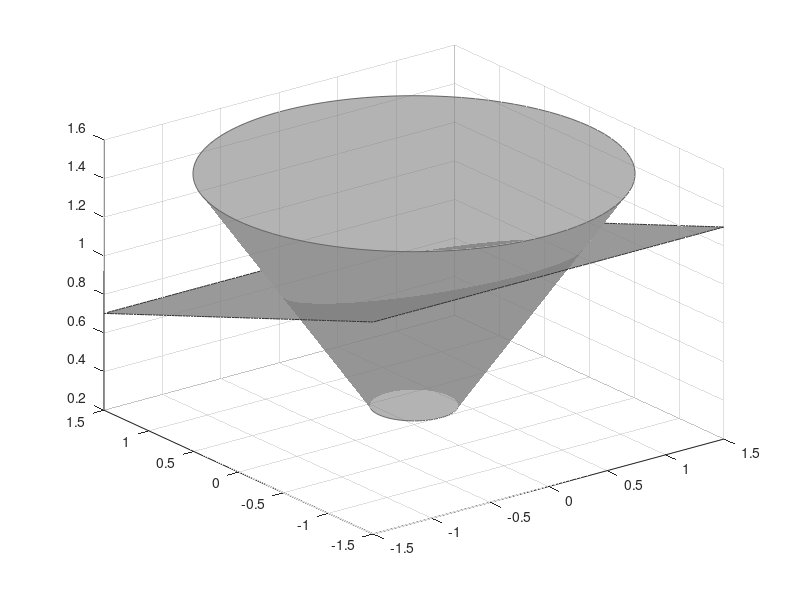

Write the MATLAB code that produced this figure. (Note: this script raises an error after producing the figure.)
%% plot double-cone
clf

dcone = @(z,al) reshape([z.*cos(al) z.*sin(al) z], [size(z) 3]);
z  = linspace(0.3,1.5,50);
al = linspace(0,2*pi,100);
[Z AL] = meshgrid(z,al);
XX = dcone(Z,AL);
surf(XX(:,:,1), XX(:,:,2), XX(:,:,3), 'FaceColor', 0.5*[1 1 1], ... %'g', ...
	'FaceAlpha', 0.6, 'LineStyle', 'none')
hold on
plot3(XX(:,end,1), XX(:,end,2), XX(:,end,3), 'Color', 0.4*[1 1 1], ...
	'LineWidth', 0.5);
plot3(XX(:,1,1), XX(:,1,2), XX(:,1,3), 'Color', 0.4*[1 1 1], ...
	'LineWidth', 0.5);
hold off

aplane = @(y,al) (1-tan(al)*y);
x = linspace(-1.5, 1.5, 100);
y = linspace(-1.5, 1.5, 100);
[X Y] = meshgrid(x, y);
Z = aplane(Y, pi/16);
hold on
surf(X, Y, Z, 'FaceColor', 0.5*[1 1 1], ... %'b', ...
	'FaceAlpha', 0.8, 'LineStyle', 'none')
plot3(X(:,end), Y(:,end), Z(:,end), 'Color', 0.2*[1 1 1], ...
	'LineWidth', 0.5);
plot3(X(:,1), Y(:,1), Z(:,1), 'Color', 0.2*[1 1 1], ...
	'LineWidth', 0.5);
plot3(X(end,:), Y(end,:), Z(end,:), 'Color', 0.2*[1 1 1], ...
	'LineWidth', 0.5);
plot3(X(1,:), Y(1,:), Z(1,:), 'Color', 0.2*[1 1 1], ...
	'LineWidth', 0.5);
hold off

lighting phong; % flat gouraud phong
light('Position',[   1 0.5  1.6], 'Color',   1*[1 1 1],'Style','local');
light('Position',[   2 0.5 -0.5], 'Color', 0.6*[1 1 1],'Style','local');
light('Position',[ 1.5 0.5   -1], 'Color', 0.4*[1 1 1],'Style','infinite');
light('Position',[   0   0   -1], 'Color', 0.2*[1 1 1],'Style','infinite');

view([135 10]);
drawnow;

%% perform continuation

% par = [ x ; y ; alpha ]

opts = [];

opts = coco_add_func(opts, 'user:plane', 'alcont', @plane, [], ...
  'internal', 'H', 'vectorised', 'on');

opts = coco_add_event(opts, 'UZ', 'H',  0);
opts = coco_set(opts, 'all', 'CleanData', 1);

bd1 = coco(opts, 'x', 'alcont', 'isol', 'sol', @cone, ...
	[1.3], [0;1.3;pi/16], 'PAR(2)', [0.4, 1.4]); %#ok<NBRAK>

z = coco_bd_col(bd1, 'X');
p = coco_bd_col(bd1, 'PARS');
x = p(1,:);
y = p(2,:);
hold on
plot3(x, y, z, 'k-', 'Linewidth', 2.5);
hold off
grid on
drawnow

idx = find(strcmp('UZ', coco_bd_col(bd1, 'TYPE') ));
lab = coco_bd_labs(bd1, 'UZ');
hold on
%plot3(x(idx), y(idx), z(idx), 'yo', 'LineWidth', 10, 'MarkerSize', 10);
hold off
drawnow

fprintf('\n');

opts = coco_set(opts, 'cont', 'ItMX', [40 40]);

bd2 = coco(opts, 'sec', 'alcont', 'sol', 'sol', ...
	'x', lab, {'PAR(1)' 'PAR(2)'}, [-2 2]);

z = coco_bd_col(bd2, 'X');
p = coco_bd_col(bd2, 'PARS');
x = p(1,:);
y = p(2,:);
hold on
plot3(x, y, z, 'k-', 'LineWidth', 3);
hold off
drawnow

% print('-djpeg', 'cone1');
